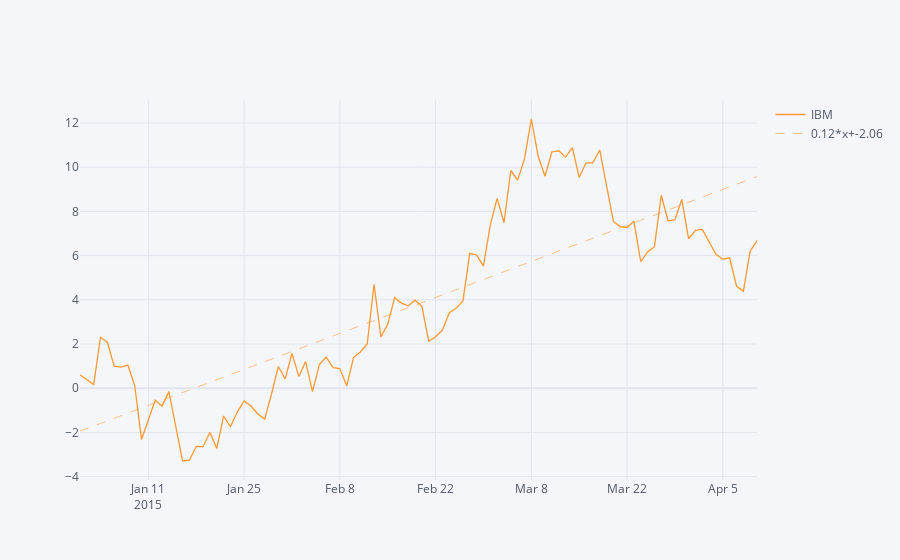

The code cell stored with this chart in its notebook:
### Markdown cell above
### Bestfit Lines

We can easily add a bestfit line to any Series

This will automatically add a best fit approximation and the equation as the legend.

### Code cell
df['IBM'].iplot(filename='IBM Returns',bestfit=True)
